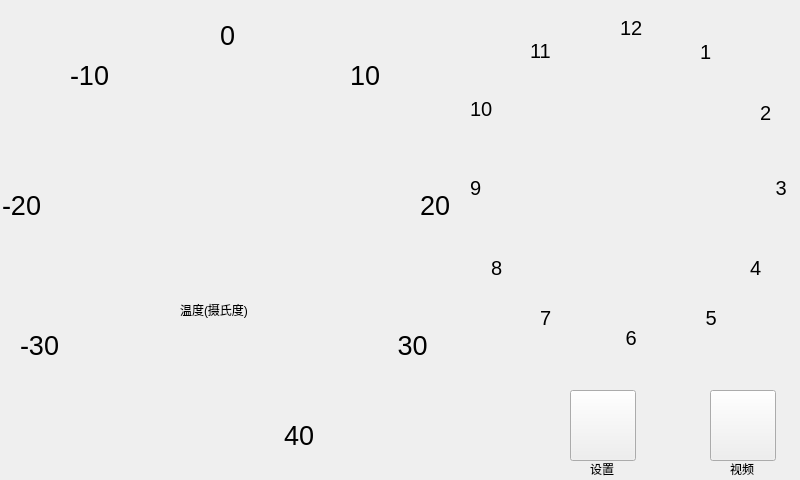
<?xml version="1.0" encoding="UTF-8"?>
<ui version="4.0">
 <class>MainWindow</class>
 <widget class="QMainWindow" name="MainWindow">
  <property name="geometry">
   <rect>
    <x>0</x>
    <y>0</y>
    <width>800</width>
    <height>480</height>
   </rect>
  </property>
  <property name="sizePolicy">
   <sizepolicy hsizetype="Fixed" vsizetype="Fixed">
    <horstretch>0</horstretch>
    <verstretch>0</verstretch>
   </sizepolicy>
  </property>
  <property name="contextMenuPolicy">
   <enum>Qt::NoContextMenu</enum>
  </property>
  <property name="windowTitle">
   <string notr="true">MainWindow</string>
  </property>
  <property name="layoutDirection">
   <enum>Qt::LeftToRight</enum>
  </property>
  <property name="autoFillBackground">
   <bool>false</bool>
  </property>
  <property name="styleSheet">
   <string notr="true"/>
  </property>
  <property name="toolButtonStyle">
   <enum>Qt::ToolButtonIconOnly</enum>
  </property>
  <widget class="QWidget" name="centralWidget">
   <widget class="QPushButton" name="VideoButton">
    <property name="geometry">
     <rect>
      <x>710</x>
      <y>390</y>
      <width>66</width>
      <height>71</height>
     </rect>
    </property>
    <property name="font">
     <font>
      <family>Sans Serif</family>
      <pointsize>20</pointsize>
      <weight>50</weight>
      <italic>false</italic>
      <bold>false</bold>
     </font>
    </property>
    <property name="cursor">
     <cursorShape>ArrowCursor</cursorShape>
    </property>
    <property name="focusPolicy">
     <enum>Qt::NoFocus</enum>
    </property>
    <property name="contextMenuPolicy">
     <enum>Qt::NoContextMenu</enum>
    </property>
    <property name="statusTip">
     <string notr="true"/>
    </property>
    <property name="text">
     <string/>
    </property>
    <property name="icon">
     <iconset resource="video.qrc">
      <normaloff>:/video.jpg</normaloff>:/video.jpg</iconset>
    </property>
    <property name="iconSize">
     <size>
      <width>98</width>
      <height>71</height>
     </size>
    </property>
    <property name="autoDefault">
     <bool>false</bool>
    </property>
   </widget>
   <widget class="QLabel" name="label">
    <property name="geometry">
     <rect>
      <x>700</x>
      <y>34</y>
      <width>40</width>
      <height>35</height>
     </rect>
    </property>
    <property name="font">
     <font>
      <pointsize>15</pointsize>
      <weight>50</weight>
      <italic>false</italic>
      <bold>false</bold>
      <strikeout>false</strikeout>
     </font>
    </property>
    <property name="text">
     <string>1</string>
    </property>
   </widget>
   <widget class="QLabel" name="label_2">
    <property name="geometry">
     <rect>
      <x>760</x>
      <y>95</y>
      <width>40</width>
      <height>35</height>
     </rect>
    </property>
    <property name="font">
     <font>
      <pointsize>15</pointsize>
     </font>
    </property>
    <property name="text">
     <string>2</string>
    </property>
   </widget>
   <widget class="QLabel" name="label_3">
    <property name="geometry">
     <rect>
      <x>770</x>
      <y>170</y>
      <width>40</width>
      <height>35</height>
     </rect>
    </property>
    <property name="font">
     <font>
      <pointsize>15</pointsize>
     </font>
    </property>
    <property name="text">
     <string> 3</string>
    </property>
   </widget>
   <widget class="QLabel" name="label_4">
    <property name="geometry">
     <rect>
      <x>750</x>
      <y>250</y>
      <width>40</width>
      <height>35</height>
     </rect>
    </property>
    <property name="font">
     <font>
      <pointsize>15</pointsize>
     </font>
    </property>
    <property name="text">
     <string>4</string>
    </property>
   </widget>
   <widget class="QLabel" name="label_5">
    <property name="geometry">
     <rect>
      <x>700</x>
      <y>300</y>
      <width>40</width>
      <height>35</height>
     </rect>
    </property>
    <property name="font">
     <font>
      <pointsize>15</pointsize>
     </font>
    </property>
    <property name="text">
     <string> 5</string>
    </property>
   </widget>
   <widget class="QLabel" name="label_6">
    <property name="geometry">
     <rect>
      <x>620</x>
      <y>320</y>
      <width>40</width>
      <height>35</height>
     </rect>
    </property>
    <property name="font">
     <font>
      <pointsize>15</pointsize>
     </font>
    </property>
    <property name="text">
     <string> 6</string>
    </property>
   </widget>
   <widget class="QLabel" name="label_7">
    <property name="geometry">
     <rect>
      <x>540</x>
      <y>300</y>
      <width>40</width>
      <height>35</height>
     </rect>
    </property>
    <property name="font">
     <font>
      <pointsize>15</pointsize>
     </font>
    </property>
    <property name="text">
     <string>7</string>
    </property>
   </widget>
   <widget class="QLabel" name="label_8">
    <property name="geometry">
     <rect>
      <x>480</x>
      <y>250</y>
      <width>40</width>
      <height>35</height>
     </rect>
    </property>
    <property name="font">
     <font>
      <pointsize>15</pointsize>
     </font>
    </property>
    <property name="text">
     <string>  8</string>
    </property>
   </widget>
   <widget class="QLabel" name="label_9">
    <property name="geometry">
     <rect>
      <x>470</x>
      <y>170</y>
      <width>40</width>
      <height>35</height>
     </rect>
    </property>
    <property name="font">
     <font>
      <pointsize>15</pointsize>
     </font>
    </property>
    <property name="text">
     <string>9</string>
    </property>
   </widget>
   <widget class="QLabel" name="label_10">
    <property name="geometry">
     <rect>
      <x>470</x>
      <y>91</y>
      <width>40</width>
      <height>35</height>
     </rect>
    </property>
    <property name="font">
     <font>
      <pointsize>15</pointsize>
     </font>
    </property>
    <property name="text">
     <string>10</string>
    </property>
   </widget>
   <widget class="QLabel" name="label_11">
    <property name="geometry">
     <rect>
      <x>530</x>
      <y>33</y>
      <width>40</width>
      <height>35</height>
     </rect>
    </property>
    <property name="font">
     <font>
      <pointsize>15</pointsize>
     </font>
    </property>
    <property name="text">
     <string>11</string>
    </property>
   </widget>
   <widget class="QLabel" name="label_12">
    <property name="geometry">
     <rect>
      <x>620</x>
      <y>10</y>
      <width>40</width>
      <height>35</height>
     </rect>
    </property>
    <property name="font">
     <font>
      <pointsize>15</pointsize>
     </font>
    </property>
    <property name="text">
     <string>12</string>
    </property>
   </widget>
   <widget class="QLabel" name="datelabel">
    <property name="geometry">
     <rect>
      <x>590</x>
      <y>240</y>
      <width>131</width>
      <height>31</height>
     </rect>
    </property>
    <property name="font">
     <font>
      <pointsize>13</pointsize>
     </font>
    </property>
    <property name="text">
     <string/>
    </property>
   </widget>
   <widget class="QLabel" name="weeklabel">
    <property name="geometry">
     <rect>
      <x>610</x>
      <y>270</y>
      <width>71</width>
      <height>31</height>
     </rect>
    </property>
    <property name="font">
     <font>
      <pointsize>13</pointsize>
     </font>
    </property>
    <property name="text">
     <string/>
    </property>
   </widget>
   <widget class="QLabel" name="label_13">
    <property name="geometry">
     <rect>
      <x>180</x>
      <y>300</y>
      <width>101</width>
      <height>20</height>
     </rect>
    </property>
    <property name="text">
     <string>温度(摄氏度)</string>
    </property>
   </widget>
   <widget class="QLabel" name="label_14">
    <property name="geometry">
     <rect>
      <x>350</x>
      <y>60</y>
      <width>34</width>
      <height>31</height>
     </rect>
    </property>
    <property name="font">
     <font>
      <pointsize>20</pointsize>
     </font>
    </property>
    <property name="text">
     <string>10</string>
    </property>
   </widget>
   <widget class="QLabel" name="label_15">
    <property name="geometry">
     <rect>
      <x>220</x>
      <y>20</y>
      <width>34</width>
      <height>31</height>
     </rect>
    </property>
    <property name="font">
     <font>
      <pointsize>20</pointsize>
     </font>
    </property>
    <property name="text">
     <string>0</string>
    </property>
   </widget>
   <widget class="QLabel" name="label_16">
    <property name="geometry">
     <rect>
      <x>420</x>
      <y>190</y>
      <width>34</width>
      <height>31</height>
     </rect>
    </property>
    <property name="font">
     <font>
      <pointsize>20</pointsize>
     </font>
    </property>
    <property name="text">
     <string>20</string>
    </property>
   </widget>
   <widget class="QLabel" name="label_17">
    <property name="geometry">
     <rect>
      <x>390</x>
      <y>330</y>
      <width>41</width>
      <height>31</height>
     </rect>
    </property>
    <property name="font">
     <font>
      <pointsize>20</pointsize>
     </font>
    </property>
    <property name="text">
     <string> 30</string>
    </property>
   </widget>
   <widget class="QLabel" name="label_18">
    <property name="geometry">
     <rect>
      <x>70</x>
      <y>60</y>
      <width>41</width>
      <height>31</height>
     </rect>
    </property>
    <property name="font">
     <font>
      <pointsize>20</pointsize>
     </font>
    </property>
    <property name="text">
     <string>-10</string>
    </property>
   </widget>
   <widget class="QLabel" name="label_19">
    <property name="geometry">
     <rect>
      <x>2</x>
      <y>190</y>
      <width>41</width>
      <height>31</height>
     </rect>
    </property>
    <property name="font">
     <font>
      <pointsize>20</pointsize>
     </font>
    </property>
    <property name="text">
     <string>-20</string>
    </property>
   </widget>
   <widget class="QLabel" name="label_20">
    <property name="geometry">
     <rect>
      <x>20</x>
      <y>330</y>
      <width>41</width>
      <height>31</height>
     </rect>
    </property>
    <property name="font">
     <font>
      <pointsize>20</pointsize>
     </font>
    </property>
    <property name="text">
     <string>-30</string>
    </property>
   </widget>
   <widget class="QLabel" name="label_21">
    <property name="geometry">
     <rect>
      <x>284</x>
      <y>420</y>
      <width>34</width>
      <height>31</height>
     </rect>
    </property>
    <property name="font">
     <font>
      <pointsize>20</pointsize>
     </font>
    </property>
    <property name="text">
     <string>40</string>
    </property>
   </widget>
   <widget class="QLabel" name="label_22">
    <property name="geometry">
     <rect>
      <x>180</x>
      <y>320</y>
      <width>141</width>
      <height>20</height>
     </rect>
    </property>
    <property name="text">
     <string/>
    </property>
   </widget>
   <widget class="QLabel" name="label_23">
    <property name="geometry">
     <rect>
      <x>730</x>
      <y>460</y>
      <width>31</width>
      <height>17</height>
     </rect>
    </property>
    <property name="text">
     <string>视频</string>
    </property>
   </widget>
   <widget class="QPushButton" name="pushButton">
    <property name="geometry">
     <rect>
      <x>570</x>
      <y>390</y>
      <width>66</width>
      <height>71</height>
     </rect>
    </property>
    <property name="focusPolicy">
     <enum>Qt::NoFocus</enum>
    </property>
    <property name="contextMenuPolicy">
     <enum>Qt::NoContextMenu</enum>
    </property>
    <property name="text">
     <string/>
    </property>
    <property name="icon">
     <iconset resource="video.qrc">
      <normaloff>:/setting.jpg</normaloff>:/setting.jpg</iconset>
    </property>
    <property name="iconSize">
     <size>
      <width>98</width>
      <height>71</height>
     </size>
    </property>
   </widget>
   <widget class="QLabel" name="label_24">
    <property name="geometry">
     <rect>
      <x>590</x>
      <y>460</y>
      <width>31</width>
      <height>17</height>
     </rect>
    </property>
    <property name="text">
     <string>设置</string>
    </property>
   </widget>
  </widget>
 </widget>
 <layoutdefault spacing="6" margin="11"/>
 <resources>
  <include location="video.qrc"/>
 </resources>
 <connections/>
</ui>
